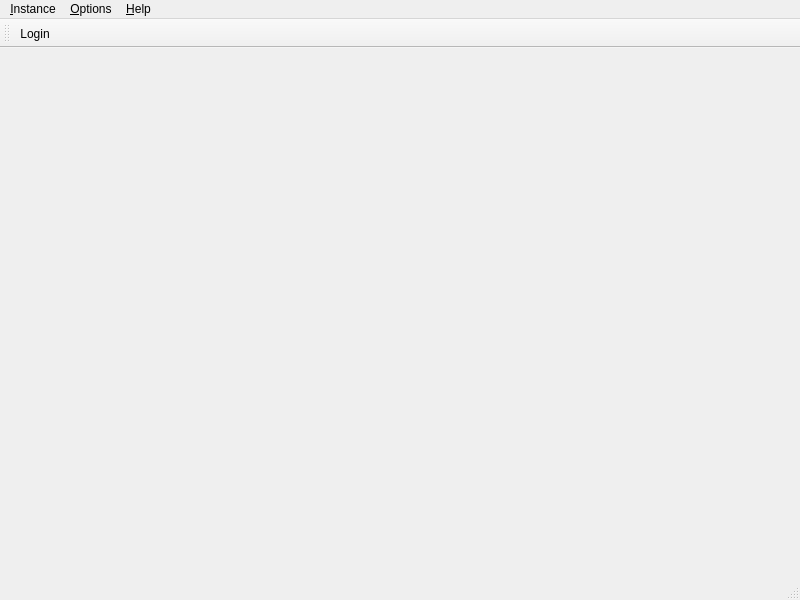
<?xml version="1.0" encoding="UTF-8"?>
<ui version="4.0">
 <class>mainWindow</class>
 <widget class="QMainWindow" name="mainWindow">
  <property name="geometry">
   <rect>
    <x>0</x>
    <y>0</y>
    <width>800</width>
    <height>600</height>
   </rect>
  </property>
  <property name="windowTitle">
   <string>Meowcorp Launcher dev1</string>
  </property>
  <widget class="QWidget" name="centralwidget">
   <layout class="QHBoxLayout" name="horizontalLayout">
    <item>
     <widget class="QWidget" name="WInstalledInstances" native="true"/>
    </item>
    <item>
     <widget class="QWidget" name="WDownloadInstances" native="true"/>
    </item>
   </layout>
  </widget>
  <widget class="QMenuBar" name="menubar">
   <property name="geometry">
    <rect>
     <x>0</x>
     <y>0</y>
     <width>800</width>
     <height>30</height>
    </rect>
   </property>
   <widget class="QMenu" name="menuInstance">
    <property name="title">
     <string>&amp;Instance</string>
    </property>
    <addaction name="actionNew_Instance"/>
   </widget>
   <widget class="QMenu" name="menuOptions">
    <property name="title">
     <string>&amp;Options</string>
    </property>
    <addaction name="actionSettings"/>
   </widget>
   <widget class="QMenu" name="menuHelp">
    <property name="title">
     <string>&amp;Help</string>
    </property>
    <addaction name="actionMeowcorp_Launcher_Wiki"/>
    <addaction name="actionCheck_for_updates"/>
    <addaction name="separator"/>
    <addaction name="actionAbout_Meowcorp_Launcher"/>
    <addaction name="actionView_License"/>
   </widget>
   <addaction name="menuInstance"/>
   <addaction name="menuOptions"/>
   <addaction name="menuHelp"/>
  </widget>
  <widget class="QStatusBar" name="statusbar"/>
  <widget class="QToolBar" name="toolBar">
   <property name="windowTitle">
    <string>toolBar</string>
   </property>
   <property name="toolButtonStyle">
    <enum>Qt::ToolButtonTextBesideIcon</enum>
   </property>
   <attribute name="toolBarArea">
    <enum>TopToolBarArea</enum>
   </attribute>
   <attribute name="toolBarBreak">
    <bool>false</bool>
   </attribute>
   <addaction name="actionLogin"/>
  </widget>
  <action name="actionNew_Instance">
   <property name="text">
    <string>New Instance</string>
   </property>
  </action>
  <action name="actionAbout_Meowcorp_Launcher">
   <property name="text">
    <string>About Meowcorp Launcher</string>
   </property>
  </action>
  <action name="actionSettings">
   <property name="text">
    <string>Settings</string>
   </property>
  </action>
  <action name="actionView_License">
   <property name="text">
    <string>View license</string>
   </property>
  </action>
  <action name="actionCheck_for_updates">
   <property name="text">
    <string>Check for updates</string>
   </property>
  </action>
  <action name="actionMeowcorp_Launcher_Wiki">
   <property name="text">
    <string>Meowcorp Launcher Wiki</string>
   </property>
  </action>
  <action name="actionLogin">
   <property name="icon">
    <iconset>
     <normaloff>resources/login_FILL0_wght400_GRAD0_opsz48.svg</normaloff>resources/login_FILL0_wght400_GRAD0_opsz48.svg</iconset>
   </property>
   <property name="text">
    <string>Login</string>
   </property>
   <property name="iconVisibleInMenu">
    <bool>true</bool>
   </property>
  </action>
 </widget>
 <resources>
  <include location="resources/resources.qrc"/>
 </resources>
 <connections/>
</ui>
